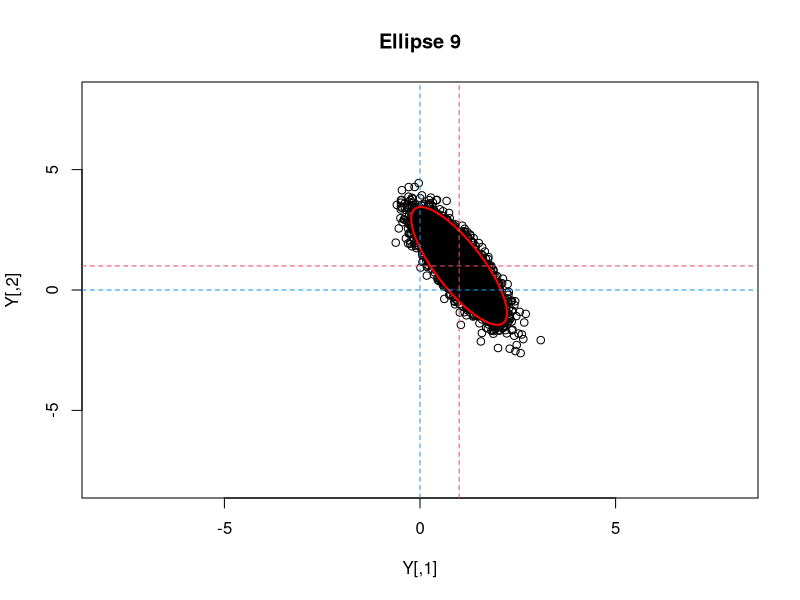
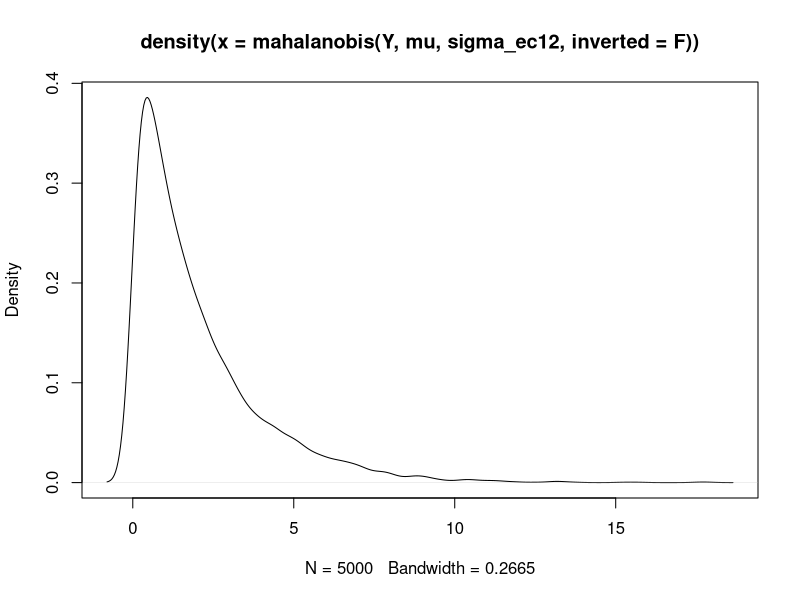
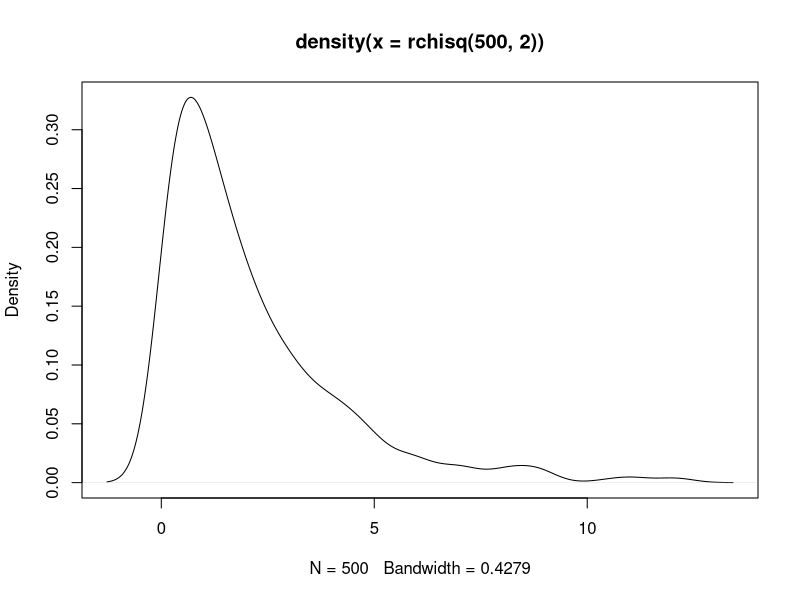
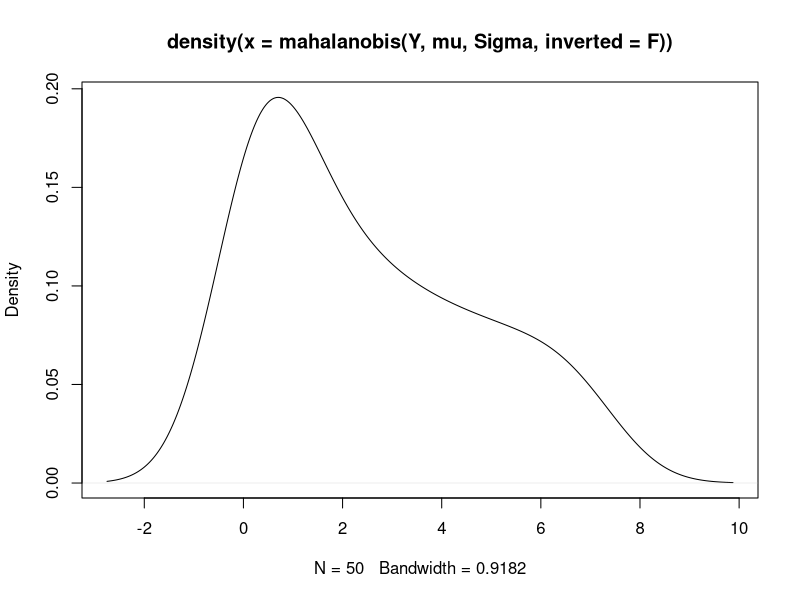
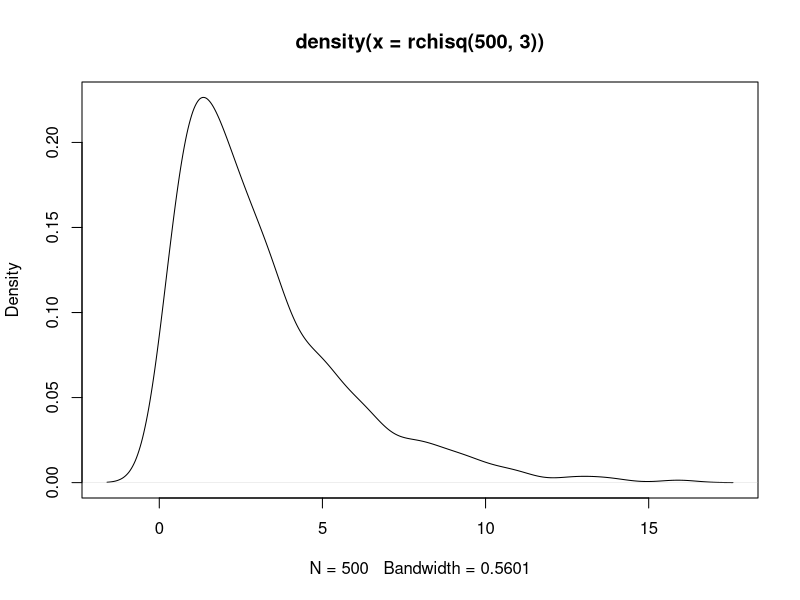

Here is the R script that generated these plots, in order:
##Vivek Kumar Gupta, 9/9/2017. Purpose, drawing ellipses and a constant mahalanobis distance from mu. 
##Simulating bvtnormals and fidnign proportions of observations inside the ellipse.

#Set the constant stat distance, note Mahalanobis dist(i.e cSquared) ~ chisq(p)
c=sqrt(qchisq(.95,2))

#population mean vector. CHANGE this if needed
mu=c(1,1)

#Population dispersion matric. CHANGE this if needed
#sigma_ec12 = matrix(c(1,.80,.80,1), nrow = 2, byrow = T)
#sigma_ec12 = matrix(c(1,0,0,1), nrow = 2, byrow = T)
#sigma_ec12 = matrix(c(1,-.80,-.80,1), nrow = 2, byrow = T)
#sigma_ec12 = matrix(c(1,.40,.40,.25), nrow = 2, byrow = T)
#sigma_ec12 = matrix(c(1,0,0,.25), nrow = 2, byrow = T)
#sigma_ec12 = matrix(c(1,-.40,-.40,.25), nrow = 2, byrow = T)
#sigma_ec12 = matrix(c(.25,.40,.40,1), nrow = 2, byrow = T)
#sigma_ec12 = matrix(c(.25,0,0,1), nrow = 2, byrow = T)
sigma_ec12 = matrix(c(.25,-.40,-.40,1), nrow = 2, byrow = T)

#Form a sigma_inverse matrix
sigma_ec1=solve(sigma_ec12)

#Decompose inverse of cov matrix into eigens and transform eignevectors to a dataframe 
#for easier manipulation- this can be skipped
eigen_ec1=eigen(sigma_ec1)
eigenvectors=data.frame(eigen_ec1$vectors)

#Compute a and b's of the ellipse i.e the radii, a > b
half_l_ec1= c/sqrt(eigen_ec1$values[1])
half_s_ec1= c/sqrt(eigen_ec1$values[2])

#Getting Rho matrix, not needed but for reference
D=diag(sqrt(diag(sigma_ec1)),2)
Rho = solve(D)%*%sigma_ec1%*%solve(D)

#Calculate the angle in radians for the rotation. 
#Note its calculated from first eigen vector
theta=atan((eigenvectors$X1[2])/(eigenvectors$X1[1]))
#check (180/pi)*theta

#Plotrix for draw.ellipse function and mvtnorm for simulating bvtnorms.

library(plotrix)
library(mvtnorm)


Y=rmvnorm(5000,mean=c(1,1),sigma = sigma_ec12)

plot(Y, xlim = c(-8,8), ylim = c(-8,8), main = "Ellipse 9")

draw.ellipse(1,1,half_l_ec1,half_s_ec1, angle = theta, deg = F, 
             border = "red", lwd = 2)
abline(h=1,lty=2,col=2)
abline(v=1,lty=2,col=2)
abline(h=0,lty=2 , col=4)
abline(v=0,lty=2, col=4)

## Y is a matrix of bvtrnorms, mu is our popn mean, sigma_ec1 is cov matrix
temp=(Y - mu)%*%solve(sigma_ec12)
center=Y-mu

#these two numbers should ideally match
(prop_inside = sum(((temp[,1]*(center[,1]) +temp[,2]*(center[,2]))) <=c^2)/5000)
(sum(mahalanobis(Y,mu,sigma_ec12, inverted = F) <= c^2)/5000)

plot(density(mahalanobis(Y,mu,sigma_ec12, inverted = F)))
plot(density(rchisq(500,2)))

a= seq(-2,4,length=50)
b= seq(-1,5, length=50)     
c=seq(0,6, length=50)     
Y= data.frame(a,b,c)
mu = c(1,2,3)
Sigma=matrix(c(2,.4,.6,.4,3,.8,.6,.8,4), nrow = 3, byrow = T)

plot(density(mahalanobis(Y,mu,Sigma, inverted = F)))
plot(density(rchisq(500,3)))
